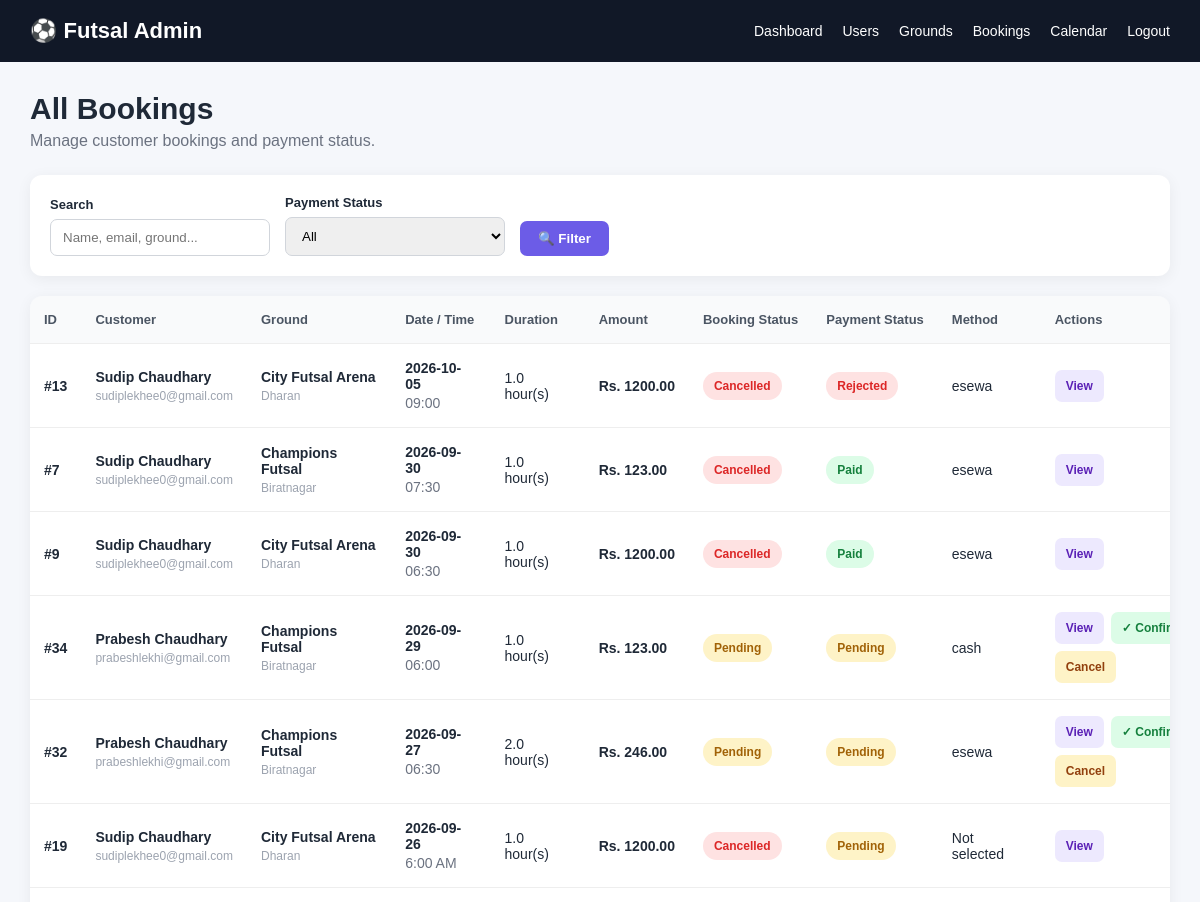
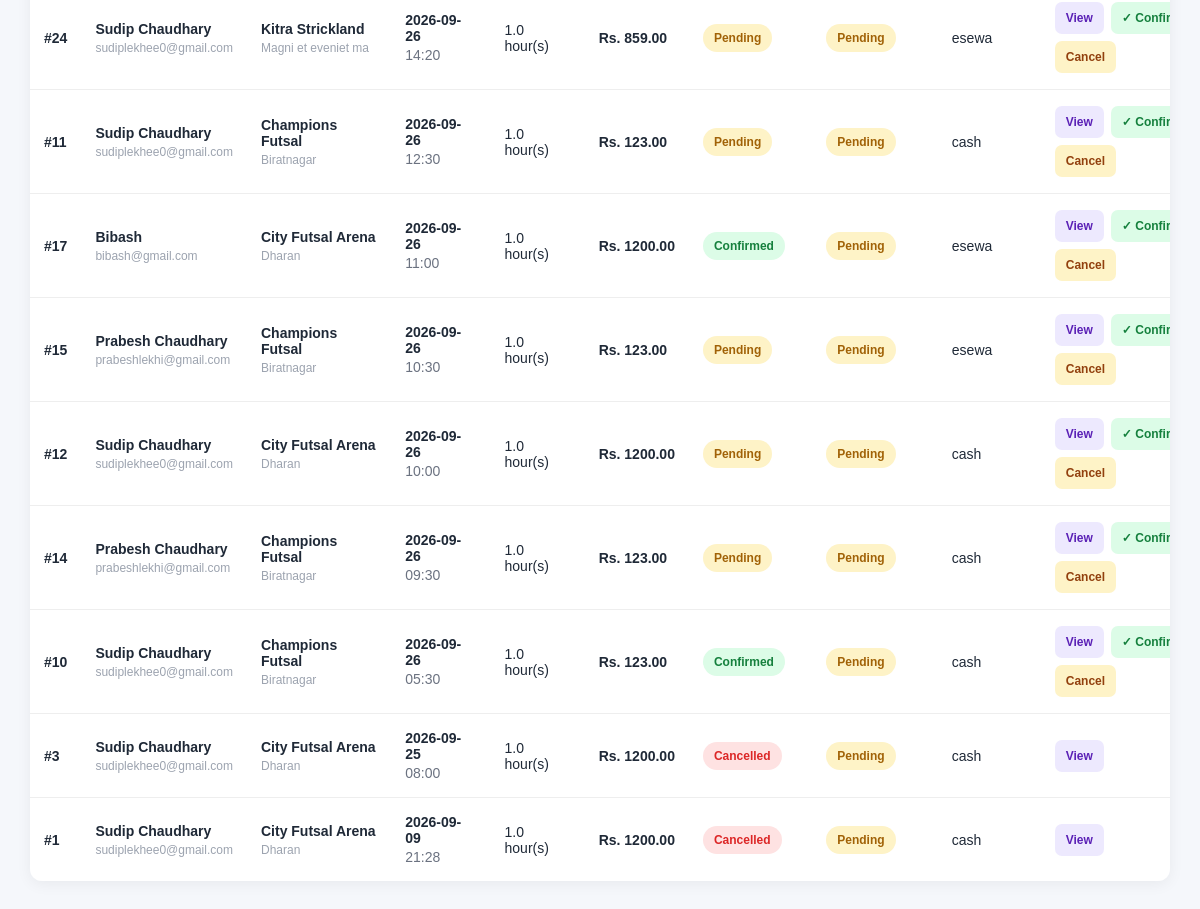
Page /admin/bookings (signed in) on the earlier database version (2 pictures, top to bottom).
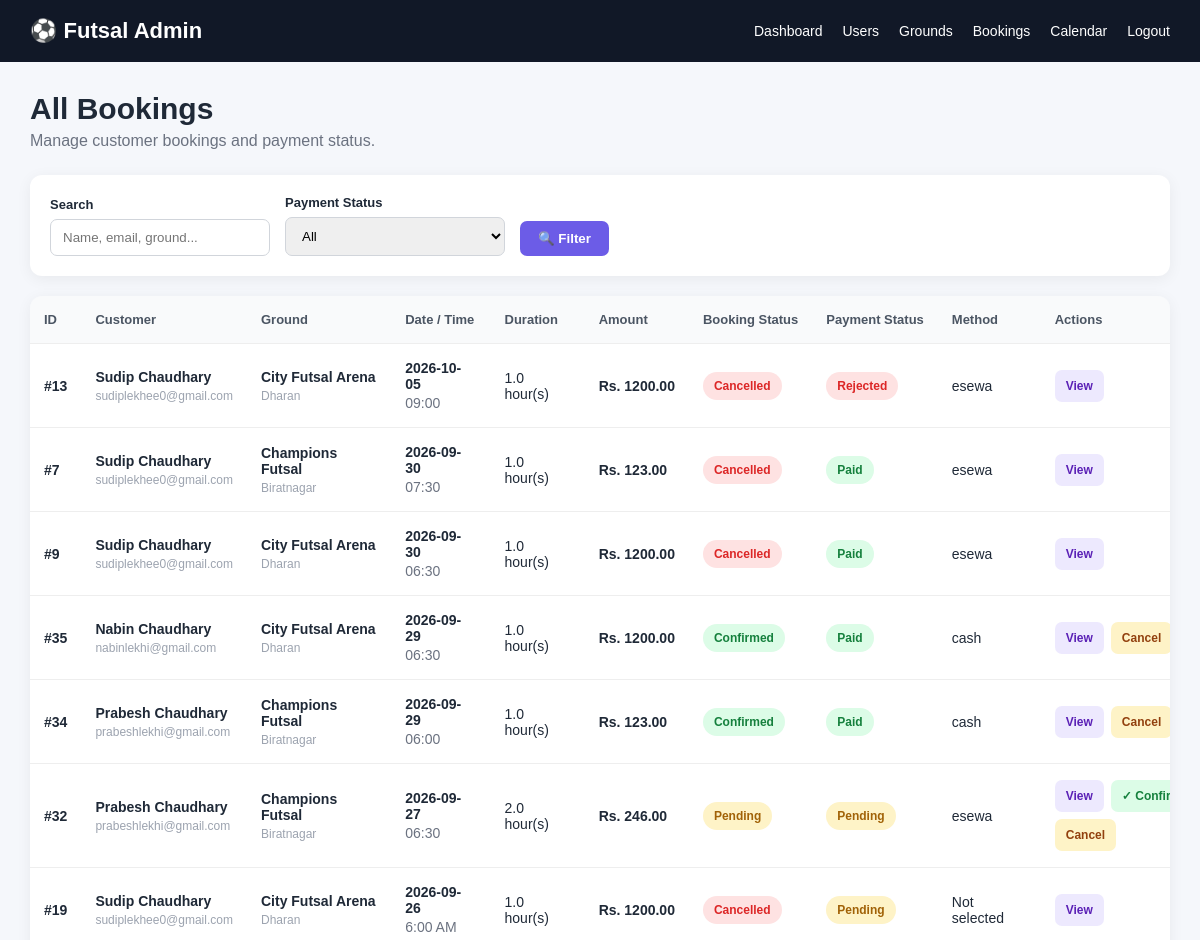
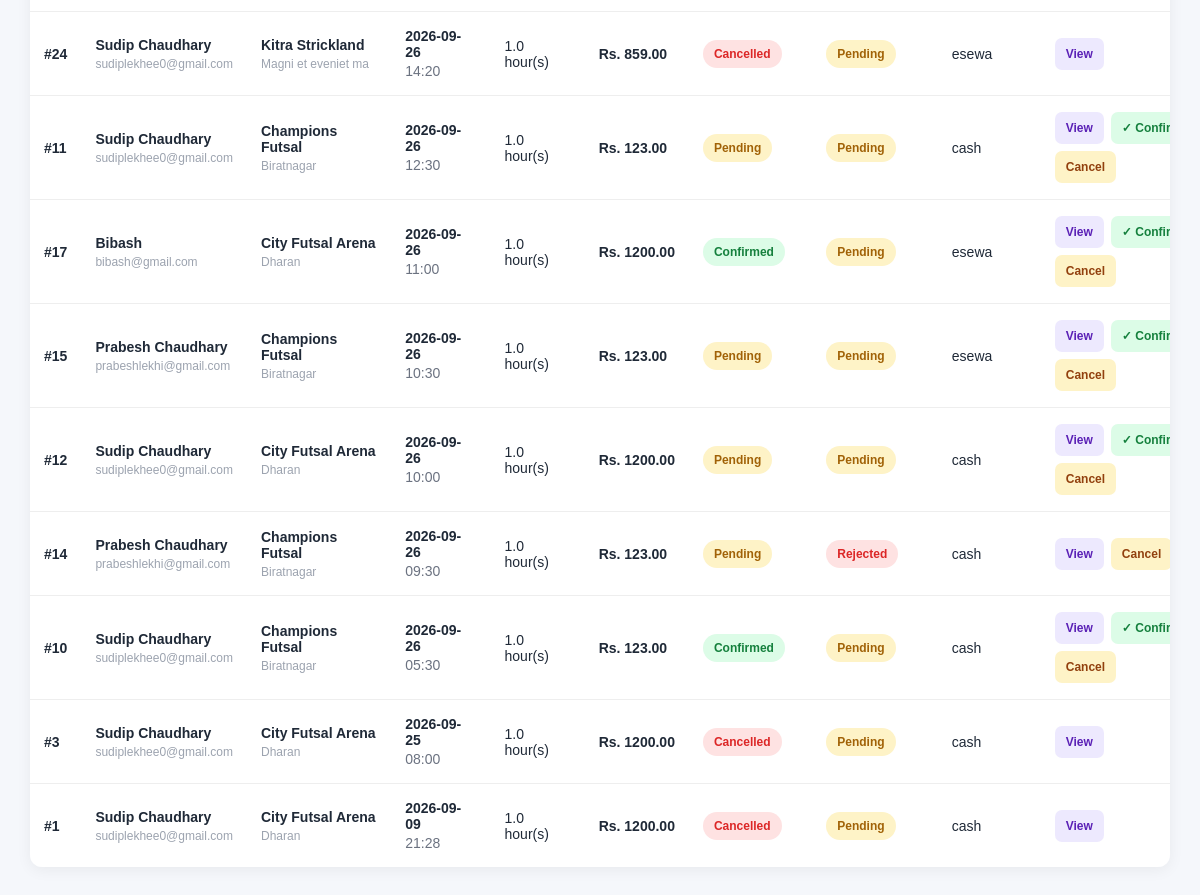
Same page on the later database version (2 pictures, top to bottom).
### tables this page shows
CREATE TABLE bookings (
            id INTEGER PRIMARY KEY AUTOINCREMENT,
            user_id INTEGER NOT NULL,
            ground_id INTEGER NOT NULL,
            booking_date TEXT NOT NULL,
            booking_time TEXT NOT NULL,
            created_at TIMESTAMP DEFAULT CURRENT_TIMESTAMP, status TEXT
            DEFAULT 'confirmed', duration REAL
            DEFAULT 1, payment_status TEXT

            DEFAULT 'pending', payment_method TEXT

            DEFAULT 'cash', payment_reference TEXT, paid_at TIMESTAMP, transaction_uuid
            TEXT, esewa_transaction_code
            TEXT, esewa_product_code
            TEXT, esewa_amount
            REAL, esewa_verified_at
            TIMESTAMP,

            FOREIGN KEY (user_id) REFERENCES users(id),
            FOREIGN KEY (ground_id) REFERENCES grounds(id),

            UNIQUE(ground_id, booking_date, booking_time)
        );

CREATE TABLE users (
            id INTEGER PRIMARY KEY AUTOINCREMENT,
            name TEXT NOT NULL,
            email TEXT UNIQUE NOT NULL,
            password TEXT NOT NULL
        , is_admin INTEGER
            DEFAULT 0);

CREATE TABLE grounds (
            id INTEGER PRIMARY KEY AUTOINCREMENT,
            name TEXT NOT NULL,
            location TEXT NOT NULL,
            price INTEGER NOT NULL,
            contact TEXT,
            opening_time TEXT,
            closing_time TEXT,
            description TEXT,
            image TEXT
        );

### app.py (the view, shortened to what this page needs)
@app.route("/admin/bookings")
@admin_required
def admin_bookings():
    search = request.args.get("search", "").strip()
    payment_status = request.args.get("payment_status", "").strip().lower()
    conn = get_db()
    total_bookings = conn.execute(
        "SELECT COUNT(*) AS count FROM bookings"
    ).fetchone()["count"]
    pending_payments = conn.execute(
        """SELECT COUNT(*) AS count FROM bookings
           WHERE payment_status IN ('pending', 'submitted')
           AND status != 'cancelled'"""
    ).fetchone()["count"]
    paid_bookings = conn.execute(
        "SELECT COUNT(*) AS count FROM bookings WHERE payment_status = 'paid'"
    ).fetchone()["count"]
    cancelled_bookings = conn.execute(
        "SELECT COUNT(*) AS count FROM bookings WHERE status = 'cancelled'"
    ).fetchone()["count"]
    query = """
        SELECT bookings.*,
               users.name AS user_name,
               users.email AS user_email,
               grounds.name AS ground_name,
               grounds.location AS ground_location,
               grounds.price AS ground_price,
               grounds.price AS price
        FROM bookings
        JOIN users ON bookings.user_id = users.id
        JOIN grounds ON bookings.ground_id = grounds.id
        WHERE 1 = 1
    """
    params = []
    allowed = {"paid", "pending", "submitted", "rejected"}
    if payment_status in allowed:
        query += " AND bookings.payment_status = ? "
        params.append(payment_status)
    query += """
        ORDER BY bookings.booking_date DESC,
                 bookings.booking_time DESC,
                 bookings.created_at DESC
    """
    bookings = conn.execute(query, params).fetchall()
    conn.close()
    return render_template(
        "admin/bookings.html",
        bookings=bookings,
        total_bookings=total_bookings,
        pending_payments=pending_payments,
        paid_bookings=paid_bookings,
        cancelled_bookings=cancelled_bookings,
        search=search,
        payment_status=payment_status
    )

### app.py (called while the page is built, shortened)
def get_db():
    conn = sqlite3.connect(
        DATABASE
    )
    conn.row_factory = sqlite3.Row
    conn.execute(
        "PRAGMA foreign_keys = ON"
    )
    return conn

def admin_required(view_function):
    @wraps(view_function)
    def wrapper(*args, **kwargs):
        user_id = session.get("user_id")
        conn = get_db()
        user = conn.execute(
            """
            SELECT
                id,
                name,
                email,
                is_admin
            FROM users
            WHERE id = ?
            """,
            (
                user_id,
            )
        ).fetchone()
        conn.close()
        session["user_id"] = user["id"]
        session["user_name"] = user["name"]
        session["is_admin"] = 1
        return view_function(
            *args,
            **kwargs
        )
    return wrapper

### templates/admin/bookings.html (shortened to what the changed rows need)
<!DOCTYPE html>
<html lang="en">
<head>
</head>
<body>
    <div class="navbar">
        <h2>
            ⚽ Futsal Admin
        </h2>
    </div>
    <div class="container">
        <div class="header">
            <h1>
                All Bookings
            </h1>
        </div>
        <div class="table-wrapper">
            {% if bookings %}
                <table>
                    <thead>
                        <tr>
                            <th>
                                ID
                            </th>
                            <th>
                                Customer
                            </th>
                            <th>
                                Ground
                            </th>
                            <th>
                                Date / Time
                            </th>
                            <th>
                                Duration
                            </th>
                            <th>
                                Amount
                            </th>
                            <th>
                                Booking Status
                            </th>
                            <th>
                                Payment Status
                            </th>
                            <th>
                                Method
                            </th>
                            <th>
                                Actions
                            </th>
                        </tr>
                    </thead>
                    <tbody>
                        {% for booking in bookings %}
                            <tr>
                                <td>
                                    <strong>
                                        #{{ booking['id'] }}
                                    </strong>
                                </td>
                                <td>
                                    <div class="customer-name">
                                        {{ booking['user_name'] }}
                                    </div>
                                    <div class="email">
                                        {{ booking['user_email'] }}
                                    </div>
                                </td>
                                <td>
                                    <div class="ground-name">
                                        {{ booking['ground_name'] }}
                                    </div>
                                    <div class="location">
                                        {{ booking['ground_location'] }}
                                    </div>
                                </td>
                                <td>
                                    <div class="date">
                                        {{ booking['booking_date'] }}
                                    </div>
                                    <div class="time">
                                        {{ booking['booking_time'] }}
                                    </div>
                                </td>
                                <td>
                                    {{ booking['duration'] }}
                                    hour(s)
                                </td>
                                <td>
                                    <div class="amount">
                                        Rs.
                                        {{
                                            "%.2f"|format(
                                                (
                                                    booking['ground_price']|float
                                                )
                                                *
                                                (
                                                    booking['duration']|float
                                                )
                                            )
                                        }}
                                    </div>
                                </td>
                                <td>
                                    {% if booking['status'] == 'confirmed' %}
                                        <span class="badge confirmed">
                                            Confirmed
                                        </span>
                                    {% elif booking['status'] == 'cancelled' %}
                                        <span class="badge cancelled">
                                            Cancelled
                                        </span>
                                    {% else %}
                                        <span class="badge pending">
                                            Pending
                                        </span>
                                    {% endif %}
                                </td>
                                <td>
                                    {% if booking['payment_status'] == 'paid' %}
                                        <span class="badge paid">
                                            Paid
                                        </span>
                                    {% elif booking['payment_status'] == 'rejected' %}
                                        <span class="badge rejected">
                                            Rejected
                                        </span>
                                    {% else %}
                                        <span class="badge pending">
                                            Pending
                                        </span>
                                    {% endif %}
                                </td>
                                <td>
                                    {{ booking['payment_method'] or 'Not selected' }}
                                </td>
                                <td>
                                    <div class="actions">
                                        <a
                                            href="{{ url_for(
                                                'admin_booking_details',
                                                booking_id=booking['id']
                                            ) }}"
                                            class="action-btn view"
                                        >
                                            View
                                        </a>
                                        {% if
                                            booking['status'] != 'cancelled'
                                            and booking['payment_status']
                                                in ['pending', 'submitted']
                                        %}
                                            <form
                                                method="POST"
                                                action="{{ url_for(
                                                    'admin_confirm_payment',
                                                    booking_id=booking['id']
                                                ) }}"
                                                class="action-form"
                                                onsubmit="return confirm(
                                                    'Confirm this payment?'
                                                );"
                                            >
                                                <button
                                                    type="submit"
                                                    class="action-btn confirm"
                                                >
                                                    ✓ Confirm
                                                </button>
                                            </form>
                                        {% endif %}
                                        {% if booking['status'] != 'cancelled' %}
                                            <form
                                                method="POST"
                                                action="{{ url_for(
                                                    'admin_cancel_booking',
                                                    booking_id=booking['id']
                                                ) }}"
                                                class="action-form"
                                                onsubmit="return confirm(
                                                    'Cancel this booking?'
                                                );"
                                            >
                                                <button
                                                    type="submit"
                                                    class="action-btn cancel"
                                                >
                                                    Cancel
                                                </button>
                                            </form>
                                        {% endif %}
                                    </div>
                                </td>
                            </tr>
                        {% endfor %}
                    </tbody>
                </table>
            {% endif %}
        </div>
    </div>
</body>
</html>

Differences in the rows shown:
added bookings: id "35", user_name "Nabin Chaudhary", user_email "nabinlekhi@gmail.com", ground_name "City Futsal Arena", ground_location "Dharan", booking_date "2026-09-29", booking_time "06:30", duration "1.0", grounds.price.duration "1200.00", status "Confirmed", payment_status "Paid", payment_method "cash"
changed bookings id 34: status "Pending ✓…" → "Confirmed"; payment_status "Pending" → "Paid"
changed bookings "Kitra Strickland": status "Pending ✓… Cancel" → "Cancelled"
changed bookings id 14: payment_status "Pending ✓…" → "Rejected"
